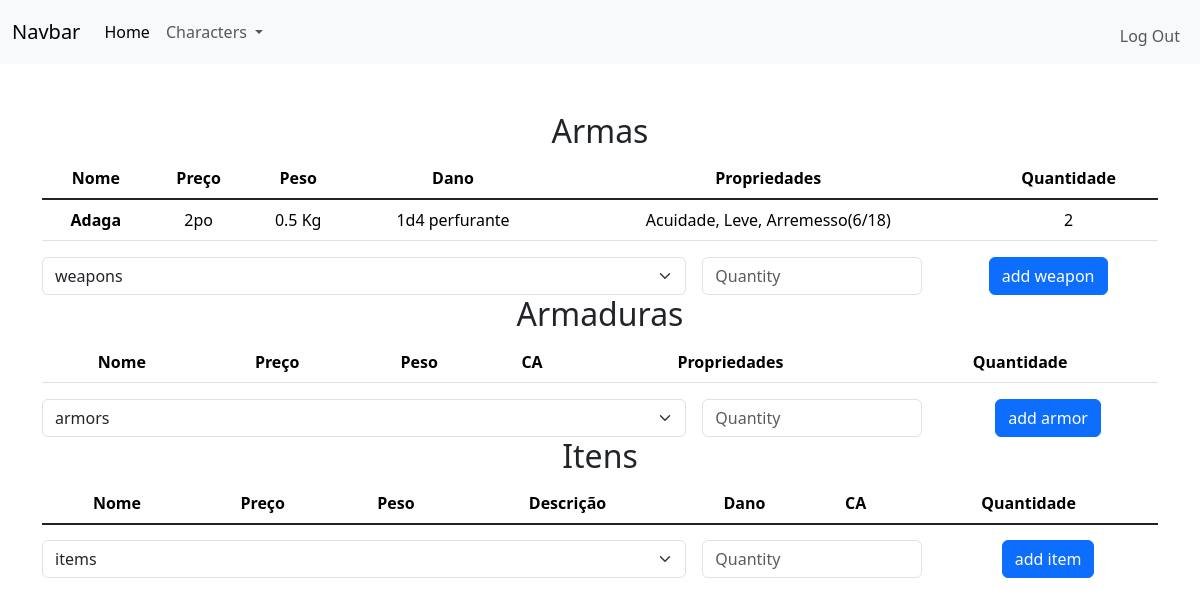
The page /inventory?char_id=2 (signed in) on the database its author committed.
### tables this page shows
CREATE TABLE items
(
    id INTEGER PRIMARY KEY AUTOINCREMENT NOT NULL,
    type TEXT NOT NULL,
    category TEXT,
    name TEXT NOT NULL,
    price TEXT,
    weight REAL,
    damage TEXT,
    armor_class TEXT,
    description TEXT
);

### app.py (the view, shortened to what this page needs)
@app.route("/inventory", methods=["GET","POST"])
@login_required
def inventory():
    if "char_id" in request.args:
        char_id = request.args["char_id"]
    else:
        return redirect("/")
    charWeapons = []
    charArmors = []
    charItems = []
    inventory = db.execute("SELECT * FROM inventory WHERE char_id = ?", char_id)
    for row in inventory:
        item = db.execute("SELECT * FROM items WHERE id = ?", row["item_id"])[0]
        item.update({"quantity": row["quantity"]})
        if item["type"] == "weapon":
            charWeapons.append(item)
        elif item["type"] == "armor":
            charArmors.append(item)
        else:
            charItems.append(item)
    return render_template("inventory.html", charWeapons=charWeapons, charArmors=charArmors, charItems=charItems, items=db.execute("SELECT * FROM items"))

### app.py (called while the page is built)
@app.after_request
def after_request(response):
    response.headers["Cache-Control"] = "no-cache, no-store, must-revalidate"
    response.headers["Expires"] = 0
    response.headers["Pragma"] = "no-cache"
    return response

### functions.py (called while the page is built)
def login_required(f):
    @wraps(f)
    def decorated_function(*args, **kwargs):
        if session.get("user_id") is None:
            return redirect("/login")
        return f(*args, **kwargs)
    return decorated_function

### templates/inventory.html (shortened to what this page needs)
{% extends "layout.html" %}
{% block main %}
    <table class="table">
        <h2>Armas</h2>
        <thead>
            <tr>
                <th scope="col">Nome</th>
                <th scope="col">Preço</th>
                <th scope="col">Peso</th>
                <th scope="col">Dano</th>
                <th scope="col">Propriedades</th>
                <th scope="col">Quantidade</th>
            </tr>
        </thead>
        <tbody class="table-group-divider">
            {% for weapon in charWeapons %}
                <tr>
                    <th scope="row">{{weapon.name}}</th>
                    <td>{{weapon.price}}</td>
                    <td>{{weapon.weight}} Kg</td>
                    <td>{{weapon.damage}}</td>
                    <td>{{weapon.description}}</td>
                    <td>{{weapon.quantity}}</td>
                </tr>
            {% endfor %}
        </tbody>
    </table>
    <form action="#" method="POST">
        <div class="row g-3">
            <div class="col-sm-7">
                <select name="item_id" class="form-select" aria-label="Default select example">
                    <option selected value="0">weapons</option>
                </select>
            </div>
            <div class="col-sm">
                <input type="number" class="form-control" name="quantity" placeholder="Quantity" aria-label="State">
            </div>
            <div class="col-sm">
                <button type="submit" class="btn btn-primary">add weapon</button>
            </div>
        </div>
    </form>
    <table class="table">
        <h2>Armaduras</h2>
        <thead>
            <tr>
                <th scope="col">Nome</th>
                <th scope="col">Preço</th>
                <th scope="col">Peso</th>
                <th scope="col">CA</th>
                <th scope="col">Propriedades</th>
                <th scope="col">Quantidade</th>
            </tr>
        </thead>
    </table>
    <form action="#" method="POST">
        <div class="row g-3">
            <div class="col-sm-7">
                <select name="item_id" class="form-select" aria-label="Default select example">
                    <option selected value="0">armors</option>
                </select>
            </div>
            <div class="col-sm">
                <input type="number" class="form-control" name="quantity" placeholder="Quantity" aria-label="State">
            </div>
            <div class="col-sm">
                <button type="submit" class="btn btn-primary">add armor</button>
            </div>
        </div>
    </form>
    <table class="table">
        <h2>Itens</h2>
        <thead>
            <tr>
                <th scope="col">Nome</th>
                <th scope="col">Preço</th>
                <th scope="col">Peso</th>
                <th scope="col">Descrição</th>
                <th scope="col">Dano</th>
                <th scope="col">CA</th>
                <th scope="col">Quantidade</th>
            </tr>
        </thead>
    </table>
    <form action="#" method="POST">
        <div class="row g-3">
            <div class="col-sm-7">
                <select name="item_id" class="form-select" aria-label="Default select example">
                    <option selected value="0">items</option>
                </select>
            </div>
            <div class="col-sm">
                <input type="number" class="form-control" name="quantity" placeholder="Quantity" aria-label="State">
            </div>
            <div class="col-sm">
                <button type="submit" class="btn btn-primary">add item</button>
            </div>
        </div>
    </form>
{% endblock %}

### rows shown on the page
items: name "Adaga", price "2po", weight "0.5", damage "1d4 perfurante", description "Acuidade, Leve, Arremesso(6/18)", quantity "2"
